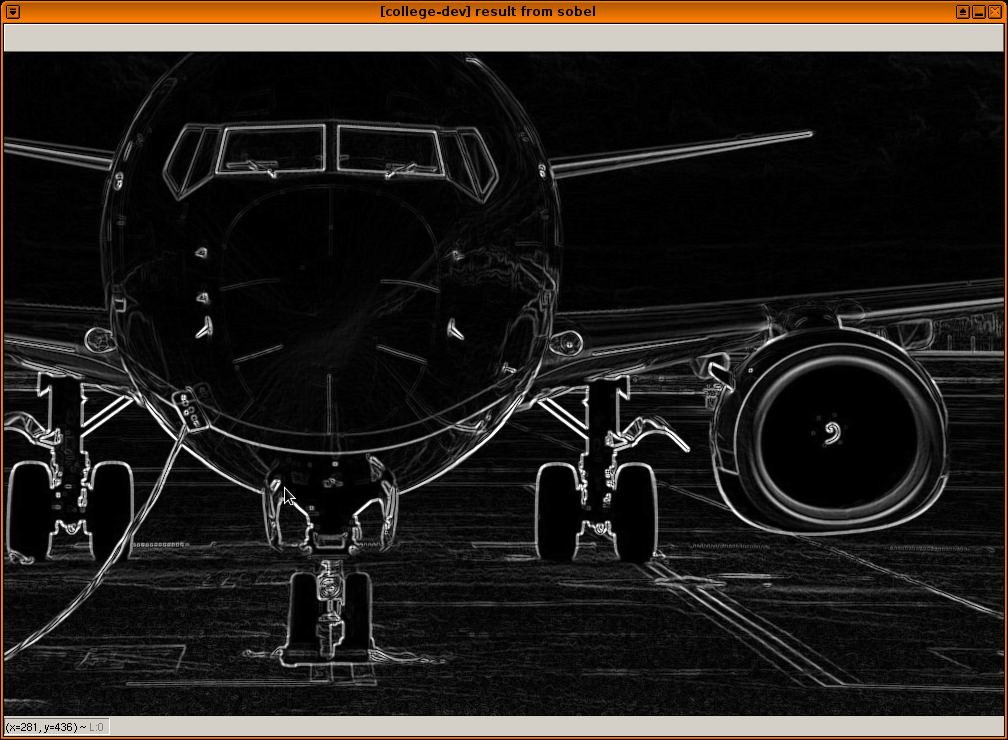
#> input picture images/border/sobel0.png, 1008 x 740 px
$ python -i border_detection.py   (imports and definitions only)   (older library calls are emulated)
#> lines starting #> are read from the running program, lines starting #| are printed output that depends on the picture
#> further down, picture is the input picture: shape (740, 1008, 3); mean B, G, R 29.3, 33.6, 37.7
#!/usr/bin/env python3
# -*- coding: utf-8 -*-

import cv2

import sys


def _usage():
    print("""
Usage: {script} ALGO IMG_PATH

Available algorithms:
- {algos}
""".format(script=sys.argv[0], algos='\n- '.join(get_algo_handlers())), file=sys.stderr)
    sys.exit(128)


def get_algo_handlers():
    return {
        'sobel': sobel_algo,
        'canny': canny_algo
    }


def sobel_algo(image):
    blured_img = cv2.GaussianBlur(image, (3, 3), 0)
    gray = cv2.cvtColor(blured_img, cv2.COLOR_BGR2GRAY)
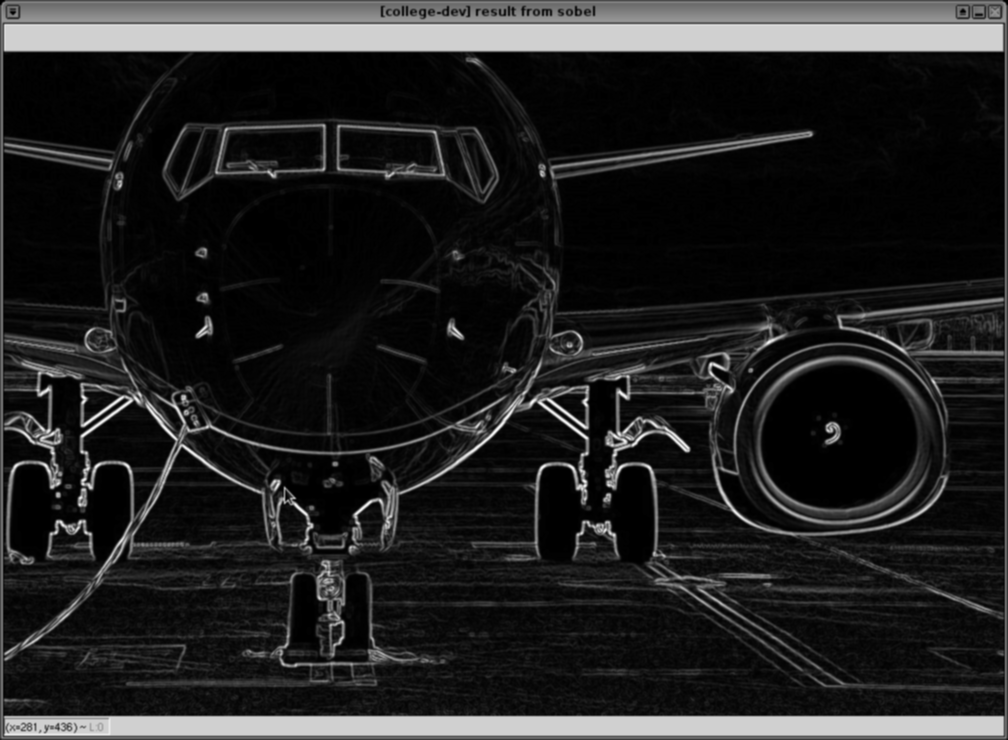
#> gray: shape (740, 1008); min 0, max 244, mean 34.5

    def sobel_wrapper(dx, dy):
#> called with dx = 1, dy = 0
        return cv2.Sobel(
                        gray,
                        cv2.CV_16S,
                        dx,
                        dy,
                        ksize=3,
                        scale=1,
                        delta=0,
                        borderType=cv2.BORDER_DEFAULT)
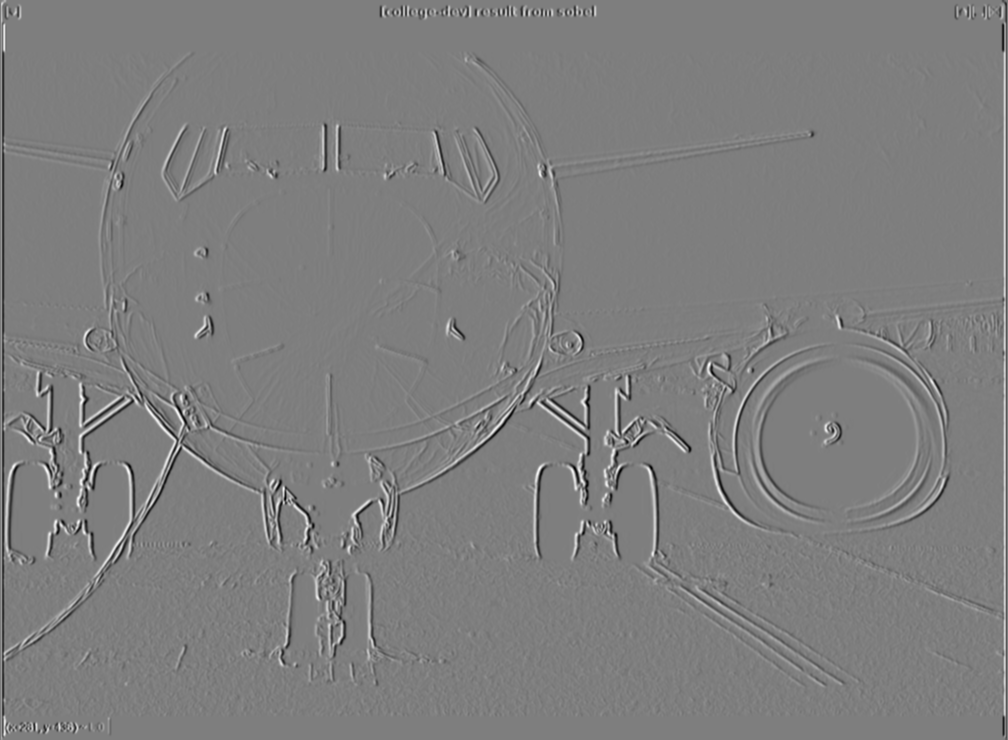
#> returned value: shape (740, 1008) int16; min -616, max 625, mean -0.1; drawn with min black and max white

    grad_x = sobel_wrapper(1, 0)
    grad_y = sobel_wrapper(0, 1)
#> call 2 of sobel_wrapper, with dx = 0, dy = 1
#> in sobel_wrapper (call 2), `return cv2.Sobel( gray, cv2.CV_16S, dx, dy, ksize=3, scale=1, delta=0,..`:
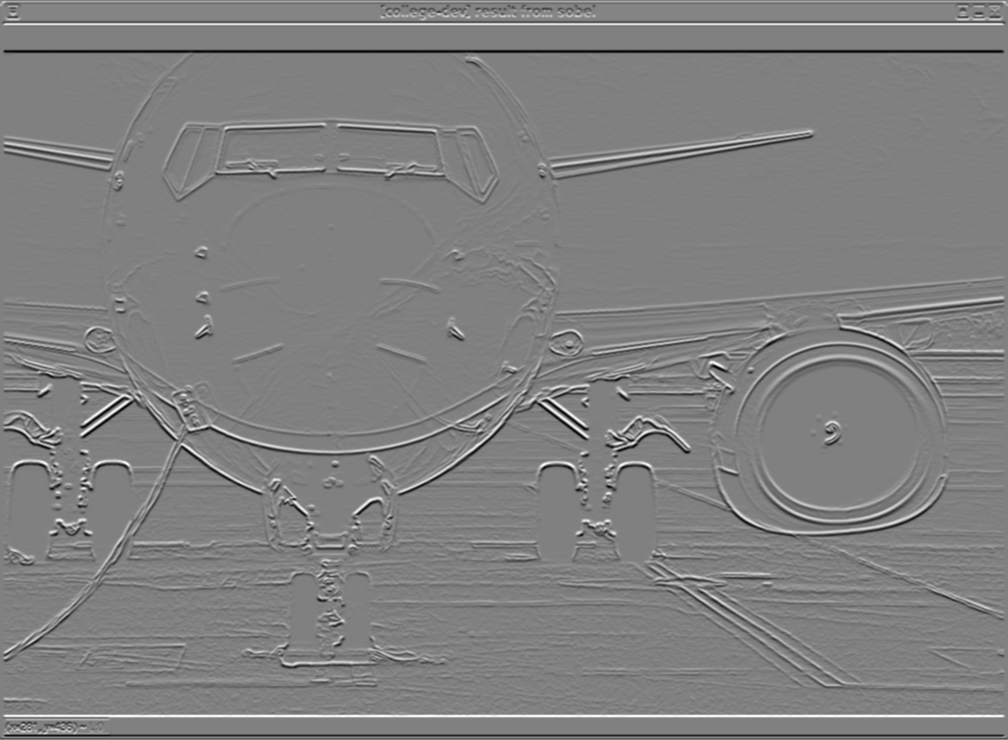
#> returned value: shape (740, 1008) int16; min -640, max 631, mean -0.1; drawn with min black and max white

    abs_grad_x = cv2.convertScaleAbs(grad_x)
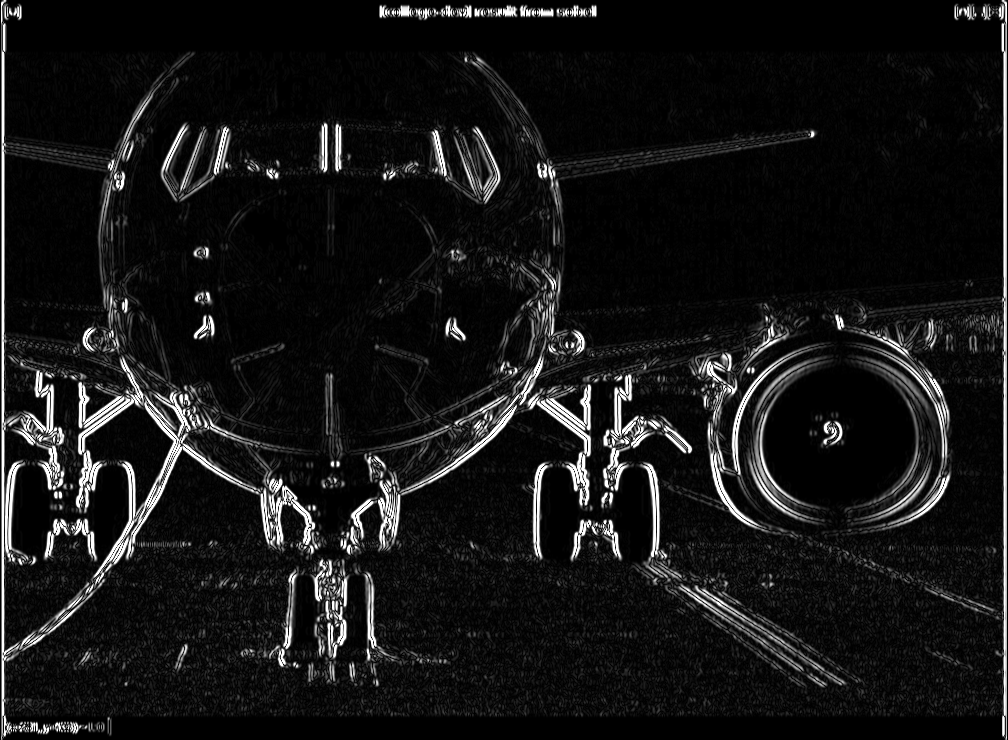
#> abs_grad_x: shape (740, 1008); min 0, max 255, mean 21.7
    abs_grad_y = cv2.convertScaleAbs(grad_y)
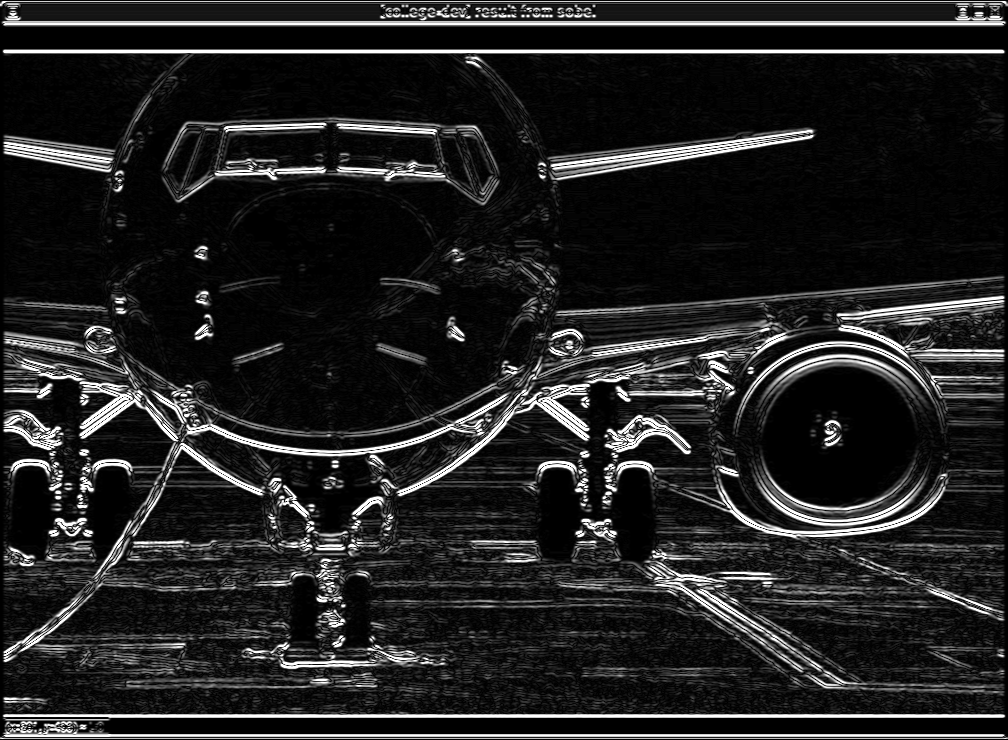
#> abs_grad_y: shape (740, 1008); min 0, max 255, mean 34.6

    return cv2.addWeighted(abs_grad_x, 0.5, abs_grad_y, 0.5, 0)
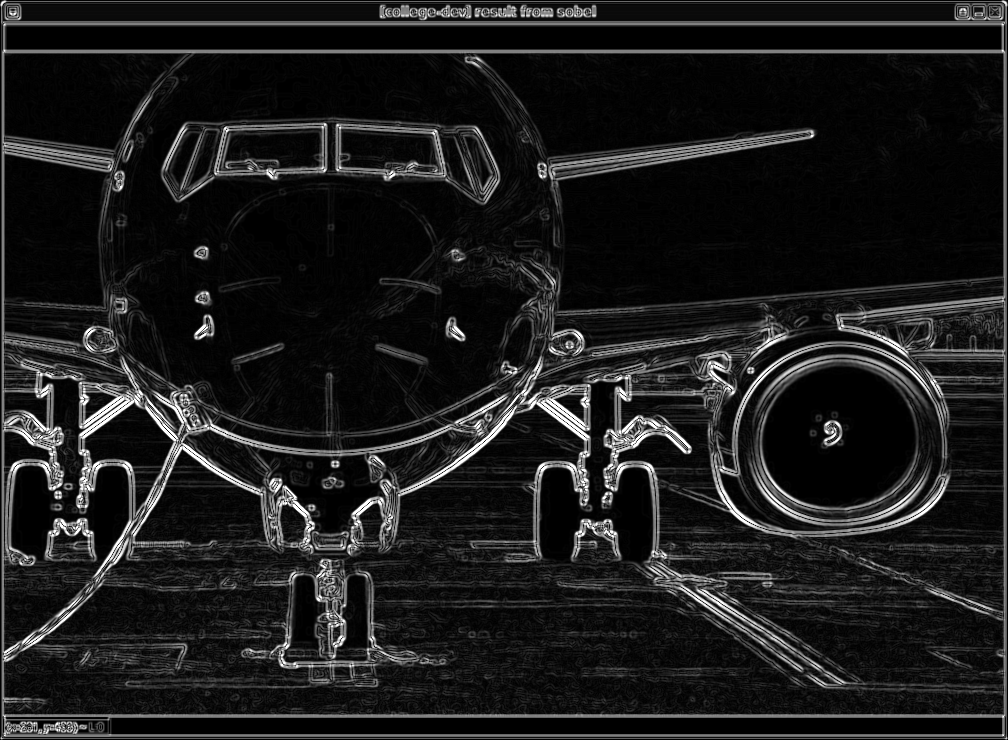
#> returned value: shape (740, 1008); min 0, max 255, mean 28.2


def canny_algo(image):
    return cv2.Canny(image, 100, 200)


def main(args):
    try:
        algo, path = args
    except ValueError:
        _usage()

    if algo not in get_algo_handlers().keys():
        print('ERROR: Unknow algorithm: {}'.format(algo), file=sys.stderr)
        _usage()

    src_img = cv2.imread(path, cv2.IMREAD_COLOR)
    if src_img is None:
        print('ERROR: No such file: {}'.format(path), file=sys.stderr)
        _usage()

    result = get_algo_handlers()[algo](src_img)
    cv2.imshow('result from {}'.format(algo), result)
    cv2.waitKey(0)


# [2 lines not run here, left out]

>>> import cv2
>>> picture = cv2.imread('images/border/sobel0.png')
>>> result = sobel_algo(picture)
